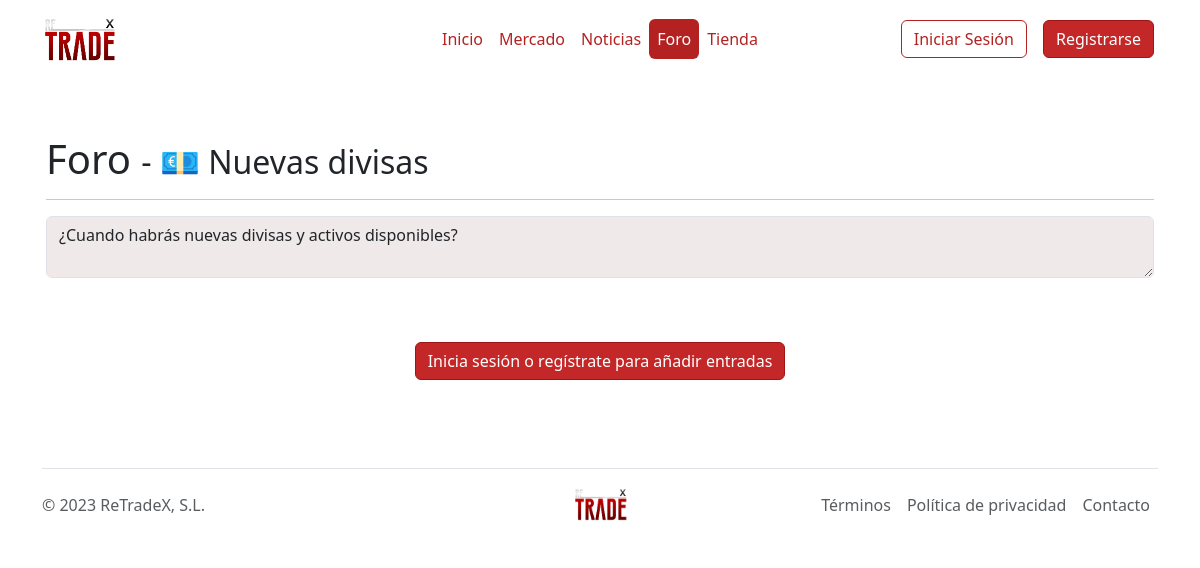
/Paginas/entradas.php?IdForo=2, run on the app's committed database.
### tables this page shows
CREATE TABLE Foro (
	IdForo int(5) AUTO_INCREMENT,
	Fecha varchar(20) NOT NULL,
	Titulo varchar(50) NOT NULL,
	Descripcion varchar(5000) NOT NULL,
    Icono varchar(191) NOT NULL,
	CONSTRAINT pk_Foro PRIMARY KEY (IdForo)
);

### Paginas/entradas.php (the view, shortened to what this page needs)
<?php
include "global.php";
?>
<!DOCTYPE html>
<html lang="en">
<head>
    <link rel="stylesheet" href="../Estilos/style.css">
    <link rel="stylesheet" href="https://cdn.jsdelivr.net/npm/bootstrap-icons@1.10.5/font/bootstrap-icons.css">
</head>
<body>
  <div class="container">
    <header class="d-flex flex-wrap align-items-center justify-content-center justify-content-md-between py-3 mb-2">
      <a href="index.php" class="d-flex align-items-center col-md-3 mb-2 mb-md-0 text-dark text-decoration-none">
        <img class="img-fluid" src="../Imagenes/logo.png" height="75px" width="75px">
      </a>
      <ul class="nav nav-pills col-12 col-md-auto mb-2 justify-content-center mb-md-0">
        <li class="nav-item"><a href="index.php" class="nav-link px-2 link-dark">Inicio</a></li>
        <li class="nav-item"><a href="mercado.php" class="nav-link px-2 link-dark">Mercado</a></li>
        <li class="nav-item"><a href="noticias.php" class="nav-link px-2 link-dark">Noticias</a></li>
        <li class="nav-item"><a href="foro.php" class="nav-link px-2 link-dark active">Foro</a></li>
        <li class="nav-item"><a href="tienda.php" class="nav-link px-2 link-dark">Tienda</a></li>
      </ul>
      <div class="col-md-3 text-end">
      <?php
        if (!isset($_SESSION['correo'])) {
          echo '<a href="iniciar.php"><button type="button" class="btn btn-outline-primary me-2 m-1">Iniciar Sesión</button></a>
          <a href="registro.php"><button type="button" class="btn btn-primary m-1">Registrarse</button></a>';
        }else{
        echo '<a href="perfil.php"><button type="button" class="btn btn-primary m-1">Saldo '.$_SESSION['Saldo'].'€</button></a>
        <a href="cerrarsesion.php"><button type="button" class="btn btn-outline-primary me-2 m-1">Cerrar Sesión</button></a>';
        }
        ?>
      </div>
    </header>
  </div>
<?php
  $id = $_GET['IdForo'];
  if (!isset($error)) {
    $sql = "SELECT * FROM Foro WHERE IdForo = $id";
    $resultado = $dwes->query($sql);
    if ($resultado) {
      $row = $resultado->fetch();
      while ($row != null) {
          $titulo = $row['Titulo'];
          $descripcion = $row['Descripcion'];
          $icono = $row['Icono'];
          echo "<div class='container px-3 py-5 mb-0' id='custom-cards'>
                <div class='row align-items-center'>
                  <div class='col'>
                    <h1 class='d-inline'>Foro <span class='h2 d-inline'>- $icono $titulo</span></h1>
                  <hr>
                  <div class='d-flex align-items-center'>
                        <textarea class='form-control' id='comment1' rows='2' disabled>$descripcion</textarea>
                      </div>
                    </div>
                </div>
              </div>";
        $row = $resultado->fetch();
      }
    }
  }
?>
<?php
if (isset($_SESSION['correo'])) {
  echo "<div class='container text-center py-3'>
        <button type='button' class='btn btn-primary' id='addEntryBtn' name='entrada'>Añadir entrada</button>
      </div>";
} else {
  echo "<div class='container text-center py-3'>
             <a href='iniciar.php'><button type='button' class='btn btn-primary mb-5'>Inicia sesión o regístrate para añadir entradas</button></a>
        </div>";
}
?>
<?php echo $footer; ?>
    </body>
</html>

### data on the page
foro: Icono "💶", Titulo "Nuevas divisas", Descripcion "¿Cuando habrás nuevas divisas y activos disponibles?"
